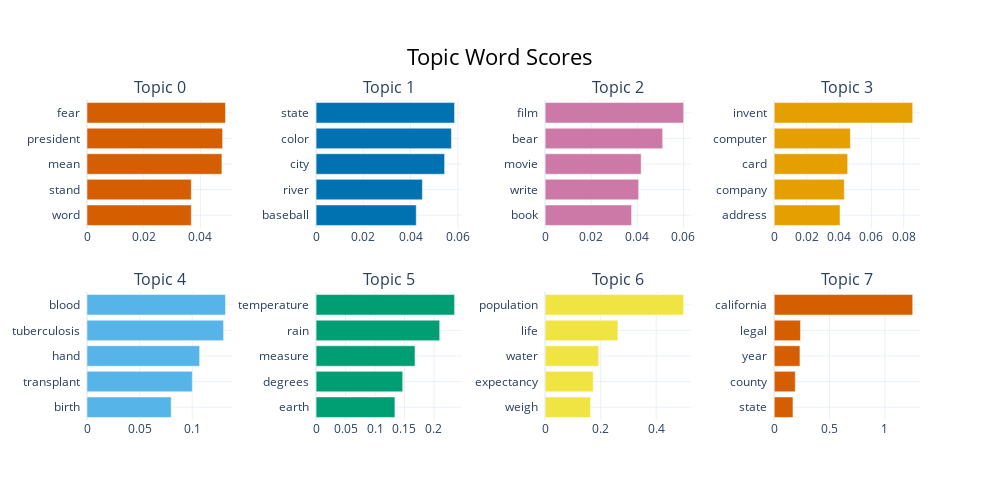

This figure's notebook cell:
### Code cell
ten_topic_model.visualize_barchart()

### Figure 1 — Plotly figure (JSON) as saved in the notebook; plotly's stock layout.template omitted (floating-point values rounded to 4 significant figures)
{"data": [{"marker": {"color": "#D55E00"}, "orientation": "h", "type": "bar", "x": [0.03677, 0.03678, 0.04757, 0.04782, 0.04884], "xaxis": "x", "y": ["word  ", "stand  ", "mean  ", "president  ", "fear  "], "yaxis": "y"}, {"marker": {"color": "#0072B2"}, "orientation": "h", "type": "bar", "x": [0.04241, 0.04502, 0.05442, 0.0573, 0.05863], "xaxis": "x2", "y": ["baseball  ", "river  ", "city  ", "color  ", "state  "], "yaxis": "y2"}, {"marker": {"color": "#CC79A7"}, "orientation": "h", "type": "bar", "x": [0.03751, 0.04058, 0.04166, 0.051, 0.06009], "xaxis": "x3", "y": ["book  ", "write  ", "movie  ", "bear  ", "film  "], "yaxis": "y3"}, {"marker": {"color": "#E69F00"}, "orientation": "h", "type": "bar", "x": [0.04063, 0.04327, 0.04536, 0.04702, 0.08551], "xaxis": "x4", "y": ["address  ", "company  ", "card  ", "computer  ", "invent  "], "yaxis": "y4"}, {"marker": {"color": "#56B4E9"}, "orientation": "h", "type": "bar", "x": [0.08001, 0.1001, 0.1071, 0.1298, 0.1316], "xaxis": "x5", "y": ["birth  ", "transplant  ", "hand  ", "tuberculosis  ", "blood  "], "yaxis": "y5"}, {"marker": {"color": "#009E73"}, "orientation": "h", "type": "bar", "x": [0.1338, 0.147, 0.1678, 0.2097, 0.2349], "xaxis": "x6", "y": ["earth  ", "degrees  ", "measure  ", "rain  ", "temperature  "], "yaxis": "y6"}, {"marker": {"color": "#F0E442"}, "orientation": "h", "type": "bar", "x": [0.1636, 0.1732, 0.1928, 0.2621, 0.4989], "xaxis": "x7", "y": ["weigh  ", "expectancy  ", "water  ", "life  ", "population  "], "yaxis": "y7"}, {"marker": {"color": "#D55E00"}, "orientation": "h", "type": "bar", "x": [0.1694, 0.19, 0.2325, 0.2371, 1.252], "xaxis": "x8", "y": ["state  ", "county  ", "year  ", "legal  ", "california  "], "yaxis": "y8"}], "layout": {"annotations": [{"font": {"size": 16}, "showarrow": false, "text": "Topic 0", "x": 0.0875, "xanchor": "center", "xref": "paper", "y": 1, "yanchor": "bottom", "yref": "paper"}, {"font": {"size": 16}, "showarrow": false, "text": "Topic 1", "x": 0.3625, "xanchor": "center", "xref": "paper", "y": 1, "yanchor": "bottom", "yref": "paper"}, {"font": {"size": 16}, "showarrow": false, "text": "Topic 2", "x": 0.6375, "xanchor": "center", "xref": "paper", "y": 1, "yanchor": "bottom", "yref": "paper"}, {"font": {"size": 16}, "showarrow": false, "text": "Topic 3", "x": 0.9125, "xanchor": "center", "xref": "paper", "y": 1, "yanchor": "bottom", "yref": "paper"}, {"font": {"size": 16}, "showarrow": false, "text": "Topic 4", "x": 0.0875, "xanchor": "center", "xref": "paper", "y": 0.4, "yanchor": "bottom", "yref": "paper"}, {"font": {"size": 16}, "showarrow": false, "text": "Topic 5", "x": 0.3625, "xanchor": "center", "xref": "paper", "y": 0.4, "yanchor": "bottom", "yref": "paper"}, {"font": {"size": 16}, "showarrow": false, "text": "Topic 6", "x": 0.6375, "xanchor": "center", "xref": "paper", "y": 0.4, "yanchor": "bottom", "yref": "paper"}, {"font": {"size": 16}, "showarrow": false, "text": "Topic 7", "x": 0.9125, "xanchor": "center", "xref": "paper", "y": 0.4, "yanchor": "bottom", "yref": "paper"}], "height": 500, "hoverlabel": {"bgcolor": "white", "font": {"family": "Rockwell", "size": 16}}, "showlegend": false, "title": {"font": {"color": "Black", "size": 22}, "text": "Topic Word Scores", "x": 0.5, "xanchor": "center", "yanchor": "top"}, "width": 1000, "xaxis": {"anchor": "y", "domain": [0, 0.175], "showgrid": true}, "xaxis2": {"anchor": "y2", "domain": [0.275, 0.45], "showgrid": true}, "xaxis3": {"anchor": "y3", "domain": [0.55, 0.725], "showgrid": true}, "xaxis4": {"anchor": "y4", "domain": [0.825, 1], "showgrid": true}, "xaxis5": {"anchor": "y5", "domain": [0, 0.175], "showgrid": true}, "xaxis6": {"anchor": "y6", "domain": [0.275, 0.45], "showgrid": true}, "xaxis7": {"anchor": "y7", "domain": [0.55, 0.725], "showgrid": true}, "xaxis8": {"anchor": "y8", "domain": [0.825, 1], "showgrid": true}, "yaxis": {"anchor": "x", "domain": [0.6, 1], "showgrid": true}, "yaxis2": {"anchor": "x2", "domain": [0.6, 1], "showgrid": true}, "yaxis3": {"anchor": "x3", "domain": [0.6, 1], "showgrid": true}, "yaxis4": {"anchor": "x4", "domain": [0.6, 1], "showgrid": true}, "yaxis5": {"anchor": "x5", "domain": [0, 0.4], "showgrid": true}, "yaxis6": {"anchor": "x6", "domain": [0, 0.4], "showgrid": true}, "yaxis7": {"anchor": "x7", "domain": [0, 0.4], "showgrid": true}, "yaxis8": {"anchor": "x8", "domain": [0, 0.4], "showgrid": true}}}
